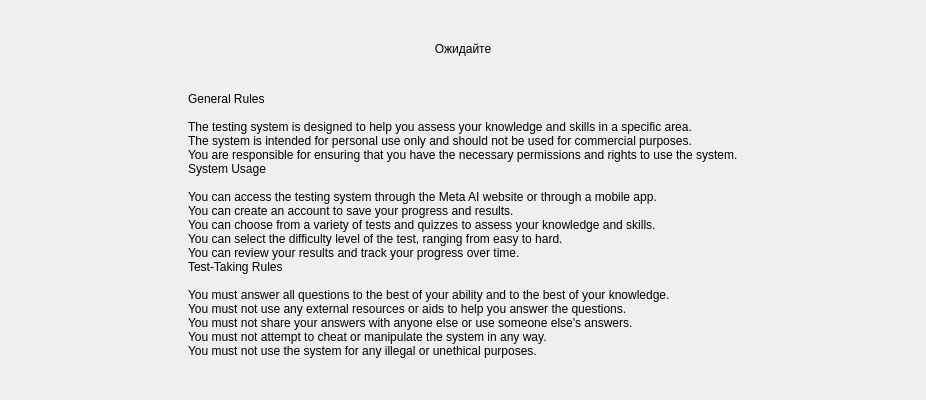
<?xml version="1.0" encoding="UTF-8"?>
<ui version="4.0">
 <class>Dialog</class>
 <widget class="QDialog" name="Dialog">
  <property name="geometry">
   <rect>
    <x>0</x>
    <y>0</y>
    <width>926</width>
    <height>400</height>
   </rect>
  </property>
  <property name="sizePolicy">
   <sizepolicy hsizetype="Expanding" vsizetype="Expanding">
    <horstretch>0</horstretch>
    <verstretch>0</verstretch>
   </sizepolicy>
  </property>
  <property name="baseSize">
   <size>
    <width>600</width>
    <height>400</height>
   </size>
  </property>
  <property name="windowTitle">
   <string>Комплекс</string>
  </property>
  <property name="styleSheet">
   <string notr="true"/>
  </property>
  <layout class="QHBoxLayout" name="horizontalLayout">
   <item>
    <layout class="QVBoxLayout" name="verticalLayout">
     <item>
      <spacer name="verticalSpacer_2">
       <property name="orientation">
        <enum>Qt::Vertical</enum>
       </property>
       <property name="sizeHint" stdset="0">
        <size>
         <width>20</width>
         <height>40</height>
        </size>
       </property>
      </spacer>
     </item>
     <item>
      <widget class="QLabel" name="lbl">
       <property name="styleSheet">
        <string notr="true">font: 75 28pt &quot;MS Shell Dlg 2&quot;;
text-align: center;</string>
       </property>
       <property name="text">
        <string>Ожидайте</string>
       </property>
       <property name="textFormat">
        <enum>Qt::PlainText</enum>
       </property>
       <property name="alignment">
        <set>Qt::AlignCenter</set>
       </property>
       <property name="margin">
        <number>0</number>
       </property>
       <property name="indent">
        <number>0</number>
       </property>
      </widget>
     </item>
     <item>
      <spacer name="verticalSpacer_5">
       <property name="orientation">
        <enum>Qt::Vertical</enum>
       </property>
       <property name="sizeHint" stdset="0">
        <size>
         <width>20</width>
         <height>40</height>
        </size>
       </property>
      </spacer>
     </item>
     <item>
      <layout class="QHBoxLayout" name="horizontalLayout_2">
       <item>
        <spacer name="horizontalSpacer_2">
         <property name="orientation">
          <enum>Qt::Horizontal</enum>
         </property>
         <property name="sizeHint" stdset="0">
          <size>
           <width>40</width>
           <height>20</height>
          </size>
         </property>
        </spacer>
       </item>
       <item>
        <widget class="QLabel" name="label">
         <property name="text">
          <string>General Rules

The testing system is designed to help you assess your knowledge and skills in a specific area.
The system is intended for personal use only and should not be used for commercial purposes.
You are responsible for ensuring that you have the necessary permissions and rights to use the system.
System Usage

You can access the testing system through the Meta AI website or through a mobile app.
You can create an account to save your progress and results.
You can choose from a variety of tests and quizzes to assess your knowledge and skills.
You can select the difficulty level of the test, ranging from easy to hard.
You can review your results and track your progress over time.
Test-Taking Rules

You must answer all questions to the best of your ability and to the best of your knowledge.
You must not use any external resources or aids to help you answer the questions.
You must not share your answers with anyone else or use someone else's answers.
You must not attempt to cheat or manipulate the system in any way.
You must not use the system for any illegal or unethical purposes.</string>
         </property>
        </widget>
       </item>
       <item>
        <spacer name="horizontalSpacer">
         <property name="orientation">
          <enum>Qt::Horizontal</enum>
         </property>
         <property name="sizeHint" stdset="0">
          <size>
           <width>40</width>
           <height>20</height>
          </size>
         </property>
        </spacer>
       </item>
      </layout>
     </item>
     <item>
      <spacer name="verticalSpacer_4">
       <property name="orientation">
        <enum>Qt::Vertical</enum>
       </property>
       <property name="sizeHint" stdset="0">
        <size>
         <width>20</width>
         <height>40</height>
        </size>
       </property>
      </spacer>
     </item>
    </layout>
   </item>
  </layout>
 </widget>
 <resources/>
 <connections/>
</ui>
